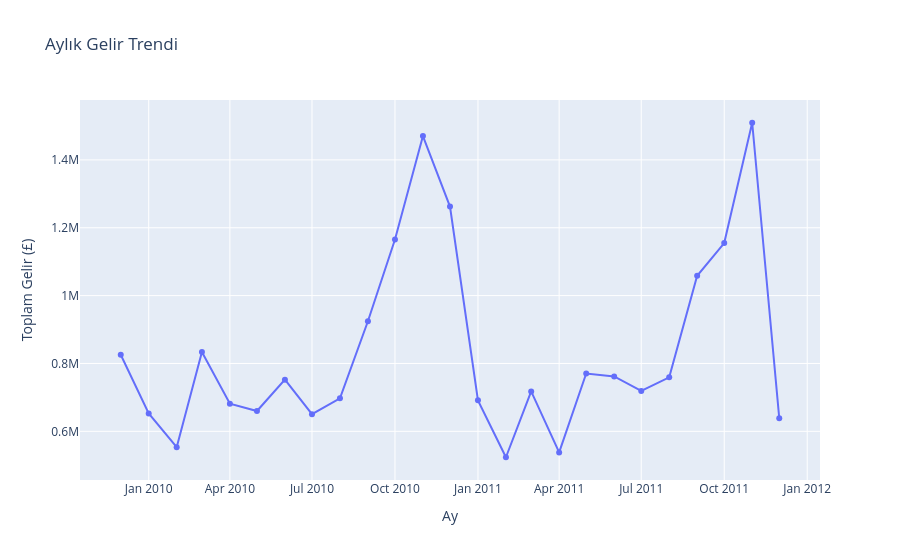

Notebook cell for this chart:
### Code cell
df_clean['YearMonth'] = df_clean['InvoiceDate'].dt.to_period('M')
monthly_revenue = df_clean.groupby('YearMonth')['TotalPrice'].sum().reset_index()
monthly_revenue['YearMonth'] = monthly_revenue['YearMonth'].astype(str)

fig = px.line(
    monthly_revenue,
    x='YearMonth',
    y='TotalPrice',
    title='Aylık Gelir Trendi',
    labels={'YearMonth': 'Ay', 'TotalPrice': 'Toplam Gelir (£)'},
    markers=True
)
fig.show()

### Figure 1 — Plotly figure (JSON) as saved in the notebook; plotly's stock layout.template omitted (floating-point values rounded to 4 significant figures)
{"data": [{"hovertemplate": "Ay=%{x}<br>Toplam Gelir (£)=%{y}<extra></extra>", "legendgroup": "", "line": {"color": "#636efa", "dash": "solid"}, "marker": {"symbol": "circle"}, "mode": "lines+markers", "name": "", "orientation": "v", "showlegend": false, "type": "scatter", "x": ["2009-12", "2010-01", "2010-02", "2010-03", "2010-04", "2010-05", "2010-06", "2010-07", "2010-08", "2010-09", "2010-10", "2010-11", "2010-12", "2011-01", "2011-02", "2011-03", "2011-04", "2011-05", "2011-06", "2011-07", "2011-08", "2011-09", "2011-10", "2011-11", "2011-12"], "xaxis": "x", "y": [825700.0, 652700.0, 553300.0, 833600.0, 681500.0, 659900.0, 752300.0, 650700.0, 697300.0, 924300.0, 1165000.0, 1470000.0, 1263000.0, 691400.0, 523600.0, 717600.0, 537800.0, 770500.0, 761700.0, 719200.0, 759100.0, 1059000.0, 1155000.0, 1509000.0, 638800.0], "yaxis": "y"}], "layout": {"legend": {"tracegroupgap": 0}, "title": {"text": "Aylık Gelir Trendi"}, "xaxis": {"anchor": "y", "domain": [0, 1], "title": {"text": "Ay"}}, "yaxis": {"anchor": "x", "domain": [0, 1], "title": {"text": "Toplam Gelir (£)"}}}}
